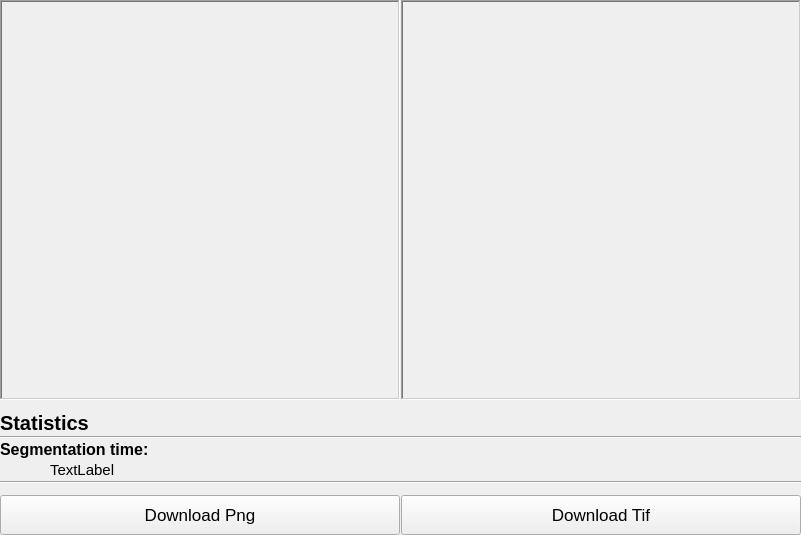
      <widget class="QWidget" name="results_tab">
       <attribute name="title">
        <string>Results</string>
       </attribute>
       <layout class="QVBoxLayout" name="verticalLayout_5">
        <property name="spacing">
         <number>1</number>
        </property>
        <property name="leftMargin">
         <number>0</number>
        </property>
        <property name="topMargin">
         <number>0</number>
        </property>
        <property name="rightMargin">
         <number>0</number>
        </property>
        <property name="bottomMargin">
         <number>0</number>
        </property>
        <item>
         <layout class="QHBoxLayout" name="images_layout">
          <item>
           <widget class="QLabel" name="label_31">
            <property name="sizePolicy">
             <sizepolicy hsizetype="Minimum" vsizetype="Minimum">
              <horstretch>0</horstretch>
              <verstretch>0</verstretch>
             </sizepolicy>
            </property>
            <property name="minimumSize">
             <size>
              <width>400</width>
              <height>400</height>
             </size>
            </property>
            <property name="maximumSize">
             <size>
              <width>400</width>
              <height>400</height>
             </size>
            </property>
            <property name="frameShape">
             <enum>QFrame::WinPanel</enum>
            </property>
            <property name="frameShadow">
             <enum>QFrame::Sunken</enum>
            </property>
            <property name="text">
             <string/>
            </property>
            <property name="scaledContents">
             <bool>true</bool>
            </property>
           </widget>
          </item>
          <item>
           <widget class="QLabel" name="label_32">
            <property name="sizePolicy">
             <sizepolicy hsizetype="Minimum" vsizetype="Minimum">
              <horstretch>0</horstretch>
              <verstretch>0</verstretch>
             </sizepolicy>
            </property>
            <property name="minimumSize">
             <size>
              <width>400</width>
              <height>400</height>
             </size>
            </property>
            <property name="maximumSize">
             <size>
              <width>400</width>
              <height>400</height>
             </size>
            </property>
            <property name="frameShape">
             <enum>QFrame::WinPanel</enum>
            </property>
            <property name="frameShadow">
             <enum>QFrame::Sunken</enum>
            </property>
            <property name="text">
             <string/>
            </property>
            <property name="scaledContents">
             <bool>true</bool>
            </property>
           </widget>
          </item>
         </layout>
        </item>
        <item>
         <layout class="QVBoxLayout" name="statistics_layout">
          <item>
           <spacer name="verticalSpacer">
            <property name="orientation">
             <enum>Qt::Vertical</enum>
            </property>
            <property name="sizeType">
             <enum>QSizePolicy::Minimum</enum>
            </property>
            <property name="sizeHint" stdset="0">
             <size>
              <width>20</width>
              <height>10</height>
             </size>
            </property>
           </spacer>
          </item>
          <item>
           <widget class="QLabel" name="stats_title">
            <property name="sizePolicy">
             <sizepolicy hsizetype="Preferred" vsizetype="Fixed">
              <horstretch>0</horstretch>
              <verstretch>0</verstretch>
             </sizepolicy>
            </property>
            <property name="font">
             <font>
              <pointsize>15</pointsize>
              <weight>75</weight>
              <bold>true</bold>
             </font>
            </property>
            <property name="text">
             <string>Statistics</string>
            </property>
           </widget>
          </item>
          <item>
           <widget class="Line" name="line">
            <property name="orientation">
             <enum>Qt::Horizontal</enum>
            </property>
           </widget>
          </item>
          <item>
           <widget class="QLabel" name="time_title">
            <property name="sizePolicy">
             <sizepolicy hsizetype="Preferred" vsizetype="Fixed">
              <horstretch>0</horstretch>
              <verstretch>0</verstretch>
             </sizepolicy>
            </property>
            <property name="font">
             <font>
              <pointsize>12</pointsize>
              <weight>75</weight>
              <bold>true</bold>
             </font>
            </property>
            <property name="text">
             <string>Segmentation time:</string>
            </property>
           </widget>
          </item>
          <item>
           <layout class="QHBoxLayout" name="horizontal_layout_4">
            <item>
             <spacer name="horizontal_spacer_2">
              <property name="orientation">
               <enum>Qt::Horizontal</enum>
              </property>
              <property name="sizeType">
               <enum>QSizePolicy::Fixed</enum>
              </property>
              <property name="sizeHint" stdset="0">
               <size>
                <width>50</width>
                <height>20</height>
               </size>
              </property>
             </spacer>
            </item>
            <item>
             <layout class="QVBoxLayout" name="vertical_layout_7">
              <item>
               <widget class="QLabel" name="time_value">
                <property name="sizePolicy">
                 <sizepolicy hsizetype="Preferred" vsizetype="Fixed">
                  <horstretch>0</horstretch>
                  <verstretch>0</verstretch>
                 </sizepolicy>
                </property>
                <property name="font">
                 <font>
                  <pointsize>11</pointsize>
                 </font>
                </property>
                <property name="text">
                 <string>TextLabel</string>
                </property>
               </widget>
              </item>
             </layout>
            </item>
           </layout>
          </item>
          <item>
           <widget class="Line" name="line_2">
            <property name="orientation">
             <enum>Qt::Horizontal</enum>
            </property>
           </widget>
          </item>
          <item>
           <spacer name="vertical_spacer_5">
            <property name="orientation">
             <enum>Qt::Vertical</enum>
            </property>
            <property name="sizeType">
             <enum>QSizePolicy::Minimum</enum>
            </property>
            <property name="sizeHint" stdset="0">
             <size>
              <width>20</width>
              <height>10</height>
             </size>
            </property>
           </spacer>
          </item>
          <item>
           <layout class="QHBoxLayout" name="horizontal_layout_2">
            <item>
             <widget class="QPushButton" name="download_png_button">
              <property name="sizePolicy">
               <sizepolicy hsizetype="Minimum" vsizetype="Fixed">
                <horstretch>0</horstretch>
                <verstretch>0</verstretch>
               </sizepolicy>
              </property>
              <property name="minimumSize">
               <size>
                <width>0</width>
                <height>40</height>
               </size>
              </property>
              <property name="maximumSize">
               <size>
                <width>16777215</width>
                <height>16777215</height>
               </size>
              </property>
              <property name="font">
               <font>
                <pointsize>13</pointsize>
               </font>
              </property>
              <property name="text">
               <string>Download Png</string>
              </property>
             </widget>
            </item>
            <item>
             <widget class="QPushButton" name="download_tif_button">
              <property name="sizePolicy">
               <sizepolicy hsizetype="Minimum" vsizetype="Fixed">
                <horstretch>0</horstretch>
                <verstretch>0</verstretch>
               </sizepolicy>
              </property>
              <property name="minimumSize">
               <size>
                <width>0</width>
                <height>40</height>
               </size>
              </property>
              <property name="maximumSize">
               <size>
                <width>16777215</width>
                <height>16777215</height>
               </size>
              </property>
              <property name="font">
               <font>
                <pointsize>13</pointsize>
               </font>
              </property>
              <property name="text">
               <string>Download Tif</string>
              </property>
             </widget>
            </item>
           </layout>
          </item>
         </layout>
        </item>
       </layout>
      </widget>
